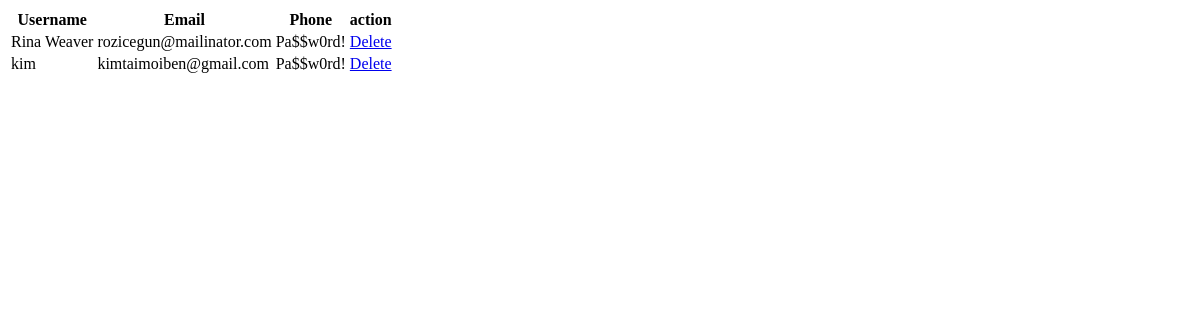
The app's page /main/all_users/, older data.
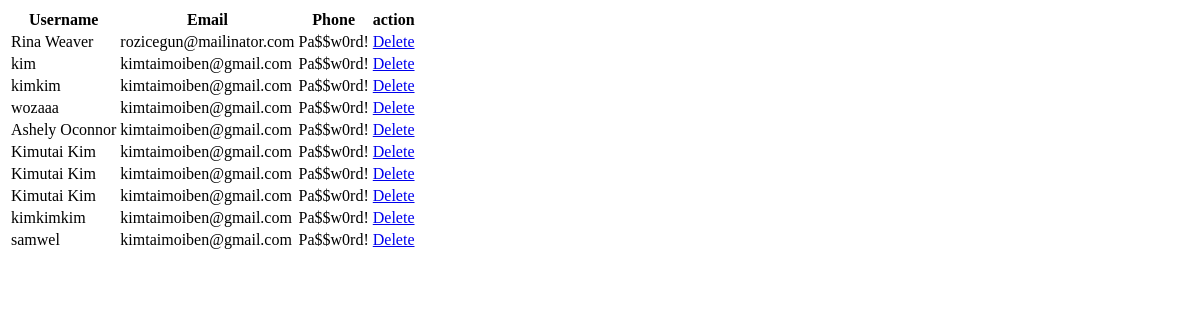
The same page, newer data.
### main/models.py (models this page shows, shortened)
class Signup(models.Model):
    name = models.CharField(max_length=100)
    email = models.EmailField(max_length=100)
    password = models.CharField(max_length=100)

### main/views.py (the view)
# urls.py: path('all_users/', views.all_users, name='all_users'),
def all_users(request):
    users = Signup.objects.all()
    context = {'users': users}
    return render(request, 'all_users.html', context)

### main/templates/all_users.html (shortened to what this page needs)
<!DOCTYPE html>
<html lang="en">
<head>
</head>
<body>
    <table>
        <tr>
            <th>Username</th>
            <th>Email</th>
            <th>Phone</th>
            <th>action</th>
        </tr>
        {% for user in users %}
        <tr>
            <td>{{ user.name }}</td>
            <td>{{ user.email }}</td>
            <td>{{ user.password }}</td>
            <td><a href="{% url 'delete_user' user.id %}">Delete</a></td>
        </tr>
        {% endfor %}
    </table>
</body>
</html>

Row changes from the older to the newer data that the page shows:
added Signup: name "kimkim", email "kimtaimoiben@gmail.com", password "Pa$$w0rd!"
added Signup: name "wozaaa", email "kimtaimoiben@gmail.com", password "Pa$$w0rd!"
added Signup: name "Ashely Oconnor", email "kimtaimoiben@gmail.com", password "Pa$$w0rd!"
added Signup: name "Kimutai Kim", email "kimtaimoiben@gmail.com", password "Pa$$w0rd!"
added Signup: name "Kimutai Kim", email "kimtaimoiben@gmail.com", password "Pa$$w0rd!"
added Signup: name "Kimutai Kim", email "kimtaimoiben@gmail.com", password "Pa$$w0rd!"
added Signup: name "kimkimkim", email "kimtaimoiben@gmail.com", password "Pa$$w0rd!"
added Signup: name "samwel", email "kimtaimoiben@gmail.com", password "Pa$$w0rd!"
